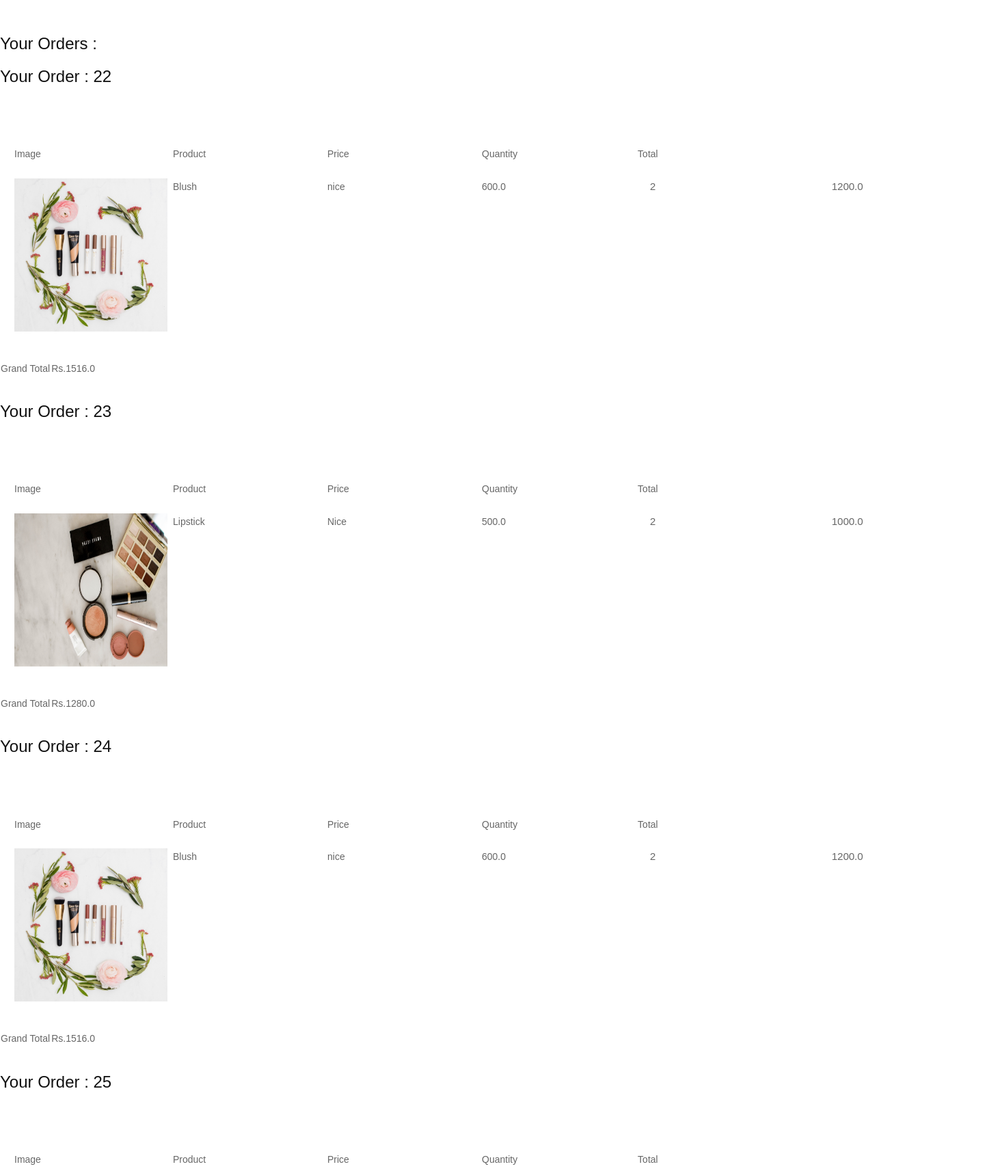
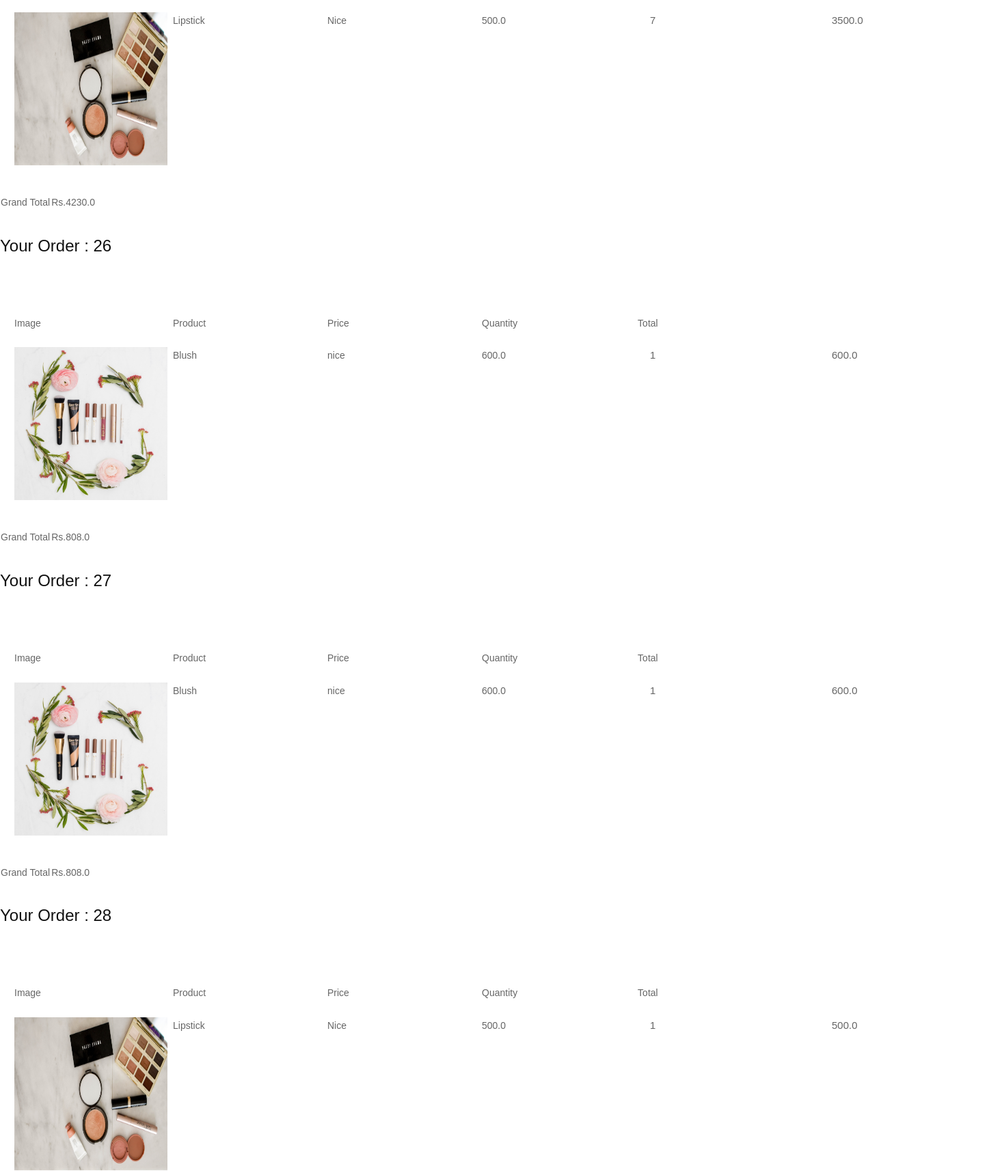
Screenshot of /orders/order/ (signed in, upper part) with the database file from the repository (2 pictures, top to bottom).
### orders/models.py (models this page shows)
class Order(models.Model):
    order_id=models.AutoField(primary_key=True)
    username=models.ForeignKey(User,on_delete=models.CASCADE,related_name='orders')

class OrderItems(models.Model):
    order=models.ForeignKey(Order,on_delete=models.CASCADE,related_name='order_items')
    products = models.ForeignKey(Products, on_delete=models.CASCADE,null=True,blank=True)
    quantity = models.IntegerField(default=1)
    total_price=models.FloatField(null=True)

### products/models.py (models this page shows, shortened)
class Products(models.Model):
    seller=models.ForeignKey(Sellers,default=1,on_delete=models.CASCADE)
    product_id = models.AutoField(primary_key=True)
    product_name=models.CharField(max_length=100,null=True)
    price = models.FloatField(null=False)
    description = models.TextField(null=True)
    category = models.CharField(choices=CATEGORY_CHOICES,max_length=30,null=True)
    quantity  = models.IntegerField(default=0,null=True)
    product_image = models.ImageField(upload_to='product',null=True,default = None)

### orders/views.py (the view)
# urls.py: path('order/',views.order,name='order'),
@login_required
def order(request):
    context={'orders':[]}
    context['grandtotal']=[]
    order=Order.objects.filter(username=request.user)
    for i in order :
        t=[]
        temp = OrderItems.objects.filter(order=i)
        if len(temp)>0:
            t.append(i)
            t.append(temp)
            sum=0
            for j in temp:
                sum=sum+(j.quantity*j.products.price)
            sum = sum + 100 + sum*(0.18)
            t.append(sum)
            context['orders'].append(t)
    return render(request,'orders/order.html',context)

### templates/orders/order.html (shortened to what this page needs)
{%extends "main/base.html"%}
{% block main-content%}
<h1>Your Orders :</h1>
{% for order in orders %}
<table class="order_table">
  <header>
  <h1>Your Order : {{order.0.order_id}}</h1>
<br><br><br><br>
  <div class="shopping-cart">
    <div class="column-labels">
      <tr>
      <td> <label class="product-image">Image</label></td>
      <td> <label class="product-details">Product</label></td>
      <td> <label class="product-price">Price</label></td>
      <td> <label class="product-quantity">Quantity</label></td>
      <td> <label class="product-line-price">Total</label></td>
    </div>
  </div>
</header>
{%for j in order.1 %}
<tr>
  <td><div class="product-image"style='width:230px; height:224px;'>
    <img style='width:224px; height:224px;' src={{j.products.product_image.url}}>
  </div></td>
  <td><div style='width:224px; height:224px;'class="product-price">{{j.products.product_name}}</div></td>
  <td><div style='width:224px; height:224px;'class="product-price">{{j.products.description}}</div></td>
  <td><div style='width:224px; height:224px;'class="product-price">{{j.products.price}}</div></td>
  <td><div class="product-quantity">
      <p style='width:224px; height:224px;' type="text" min="1" name='quantity' style='width:50px; text-align:center;'>{{j.quantity}}</p>
  </div></td>
  <td><div class="product-quantity">
    <p type="text" style='width:224px; height:224px;' min="1" name='quantity' style='width:50px; text-align:center;'>{{j.total_price}}</p>
</div></td>
</tr>
{%endfor%}
</table>
<table>
  <div class="totals-item totals-item-total">
    <tr><td><label>Grand Total</label></td><td>
    <div class="totals-value" id="cart-total">{{order.2}}</div></td></tr>
  </div>
</table>
<br>
{%endfor%}
{% endblock%}

### main/static/css/mybase.css (style rules this page uses)
html { scroll-behavior: smooth; }
.order_table { padding: 20px 20px; margin: 20px 20px;; }

### main/static/css/style.css (style rules this page uses)
* { box-sizing: border-box !important; transition: ease all 0.5s; }
html { scroll-behavior: smooth; }
body { color: #666666; font-size: 14px; line-height: 1.80857; font-weight: normal; overflow-x: hidden; font-family: 'Open Sans', sans-serif; }
h1, h2, h3, h4, h5, h6 { letter-spacing: 0; font-weight: normal; position: relative; padding: 10px 0 10px 0; font-weight: normal; line-height: normal; color: #111111; margin: 0 }
h1 { font-size: 24px }
*, *::after, *::before { -webkit-box-sizing: border-box; -moz-box-sizing: border-box; box-sizing: border-box; }
p { margin: 20px; font-weight: 300; font-size: 15px; line-height: 24px; }
img { max-width: 100%; height: auto; }

### main/static/css/order.css (style rules this page uses)
.product-image { float: left; width: 20%; }
.product-details { float: left; width: 37%; }
.product-price { float: left; width: 100%; }
.product-quantity { float: left; width: 10%; }
.product-line-price { float: left; width: 12%; text-align: right; }
.shopping-cart, .column-labels, .product, .totals-item { @extend .group; }
.product .product-price:before, .product .product-line-price:before, .totals-value:before { content: 'Rs.'; }
body { padding: 0px 0px 0px 0px; font-family: Rs.font-default; font-weight: 100; }
h1 { font-weight: 100; }
label { color: $color-label; }
.shopping-cart { margin-top: -45px; }

### rows the page displays
Order: order_id "22", order "1516.0"
OrderItems: products.product_image (picture), products.product_name "Blush", products.description "nice", products.price "600.0", quantity "2", total_price "1200.0"
Order: order_id "23", order "1280.0"
OrderItems: products.product_image (picture), products.product_name "Lipstick", products.description "Nice", products.price "500.0", quantity "2", total_price "1000.0"
Order: order_id "24", order "1516.0"
OrderItems: products.product_image (picture), products.product_name "Blush", products.description "nice", products.price "600.0", quantity "2", total_price "1200.0"
Order: order_id "25", order "4230.0"
OrderItems: products.product_image (picture), products.product_name "Lipstick", products.description "Nice", products.price "500.0", quantity "7", total_price "3500.0"
Order: order_id "26", order "808.0"
OrderItems: products.product_image (picture), products.product_name "Blush", products.description "nice", products.price "600.0", quantity "1", total_price "600.0"
Order: order_id "27", order "808.0"
OrderItems: products.product_image (picture), products.product_name "Blush", products.description "nice", products.price "600.0", quantity "1", total_price "600.0"
Order: order_id "28"
OrderItems: products.product_image (picture), products.product_name "Lipstick", products.description "Nice", products.price "500.0", quantity "1", total_price "500.0"
